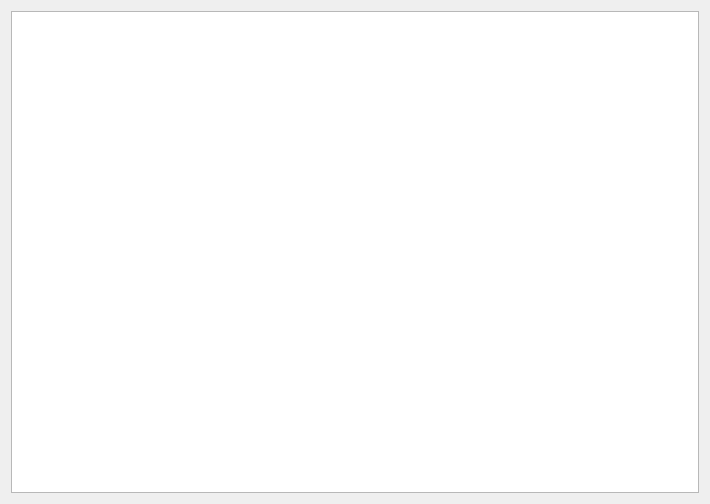
<?xml version="1.0" encoding="UTF-8"?>
<ui version="4.0">
 <class>HelpNotes</class>
 <widget class="QWidget" name="HelpNotes">
  <property name="geometry">
   <rect>
    <x>0</x>
    <y>0</y>
    <width>710</width>
    <height>504</height>
   </rect>
  </property>
  <property name="windowTitle">
   <string>Справка</string>
  </property>
  <layout class="QVBoxLayout" name="verticalLayout">
   <item>
    <widget class="QTextBrowser" name="textBrowser"/>
   </item>
  </layout>
 </widget>
 <resources/>
 <connections/>
</ui>
